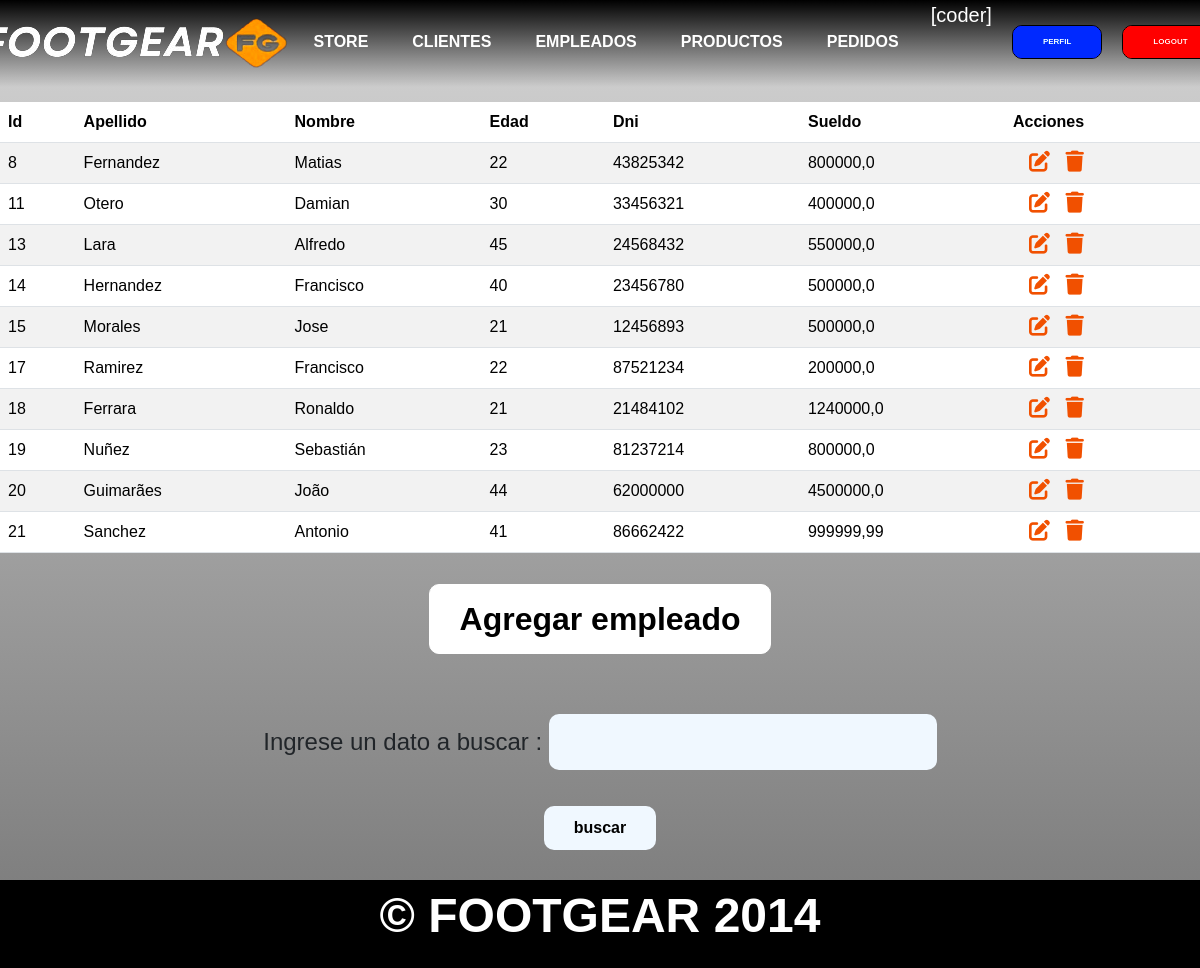
The page /empleados/ (signed in) on the database as committed earlier.
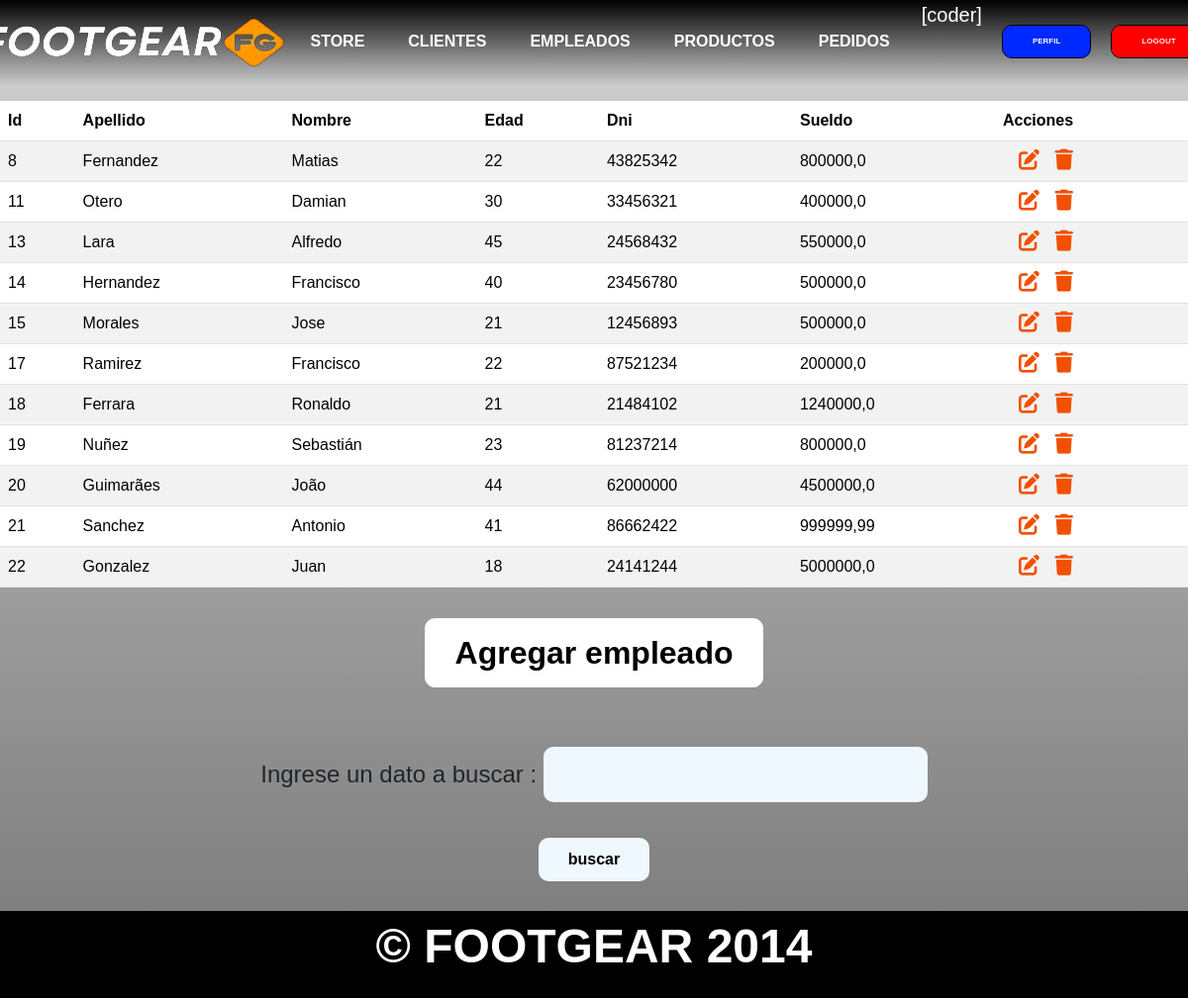
The same page on the database as committed later.
### aplicacion/models.py (models this page shows, shortened)
class Empleado(models.Model):
    nombre = models.CharField(max_length=50)
    apellido = models.CharField(max_length=50)
    edad = models.IntegerField()
    dni = models.IntegerField(unique=True)
    sueldo = models.FloatField()

### aplicacion/views.py (the view)
# urls.py: path('empleados/', empleados,name="empleados"),
@login_required
def empleados(request):
    formulario_empleado = EmpleadoForm()
    contexto = {
        'empleados': Empleado.objects.all(),
        'form': formulario_empleado
    }
    return render(request,"aplicacion/empleados.html",contexto)

### aplicacion/forms.py
class EmpleadoForm(forms.Form):
    nombre = forms.CharField(max_length=50,required=True)
    dni = forms.IntegerField(required=True)
    apellido = forms.CharField(max_length=50,required=True)
    edad = forms.IntegerField(required=True)
    sueldo = forms.FloatField(required=True)

### aplicacion/templates/aplicacion/empleados.html (shortened to what this page needs)
{% extends 'aplicacion/index.html' %}
{% block tabla_empleados %}
<div class="button_container">
    <table class="table table-striped table--empleados">
        <thead>
            <tr>
                <th>Id</th>
                <th>Apellido</th>
                <th>Nombre</th>
                <th>Edad</th>
                <th>Dni</th>
                <th>Sueldo</th>
                <th>Acciones</th>
            </tr>
        </thead>
        <tbody>
        {% for e in empleados %}
            <tr>
                <td>{{ e.id }}</td>
                <td>{{ e.apellido }}</td>
                <td>{{ e.nombre }}</td>
                <td>{{ e.edad }}</td>
                <td>{{ e.dni }}</td>
                <td>{{ e.sueldo}}</td>
                <td>
                    <a
                    href="{% url 'empleado_update' e.id %}"
                    class="btn edit-tables"
                    style="--bs-btn-padding-y: .25rem;"
                    >
                    </a>
                    <a
                    href="{% url 'empleado_delete' e.id %}"
                    class="btn delete-tables"
                    style="--bs-btn-padding-y: .25rem;"
                    >
                    </a>
                </td>
            </tr>
        {% endfor %}
        </tbody>
    </table>
</div>
{% endblock tabla_empleados %}
{% block formulario %}
<div class="button_container">
    <button  id="mostrarFormularioEmpleados">Agregar empleado</button>
</div>
{% endblock formulario %}
{% block busqueda %}
<form action="{% url 'encontrar_empleados' %}" method="get">
    <div class="form-table">
        <p class="search-text">Ingrese un dato a buscar : <input type="text" name= "buscar" id= "buscar"></p>
    </div>
    <div class="form">
        <input type="submit" value="buscar">
    </div>
</form>
{% endblock busqueda %}

Rows that differ between the two databases and show on the page:
added Empleado: id "22", apellido "Gonzalez", nombre "Juan", edad "18", dni "24141244", sueldo "5000000,0"
